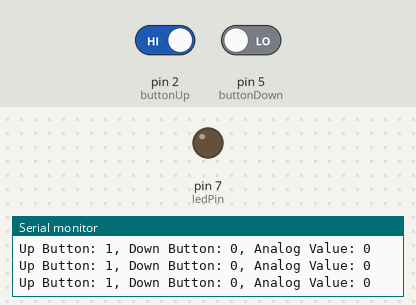
Bench run of a sketch on a simulated Arduino Uno, built with avr-gcc and run on an emulated ATmega328P. Shown: output pins drawn as LEDs (lit = HIGH), the last lines printed to the serial monitor. The inputs (shaded band) are chosen by the test bench; at power-on: pin 2 (buttonUp) HIGH, pin 5 (buttonDown) LOW.

Above: at 1.2 s.
1.3 s: pin 2 (buttonUp) driven LOW and pin 5 (buttonDown) driven HIGH
At 3.0 s:
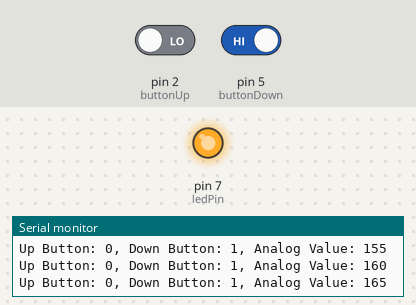
Timing chart, 0 to 4.5 s (numbered marks = the images above; inputs shaded):
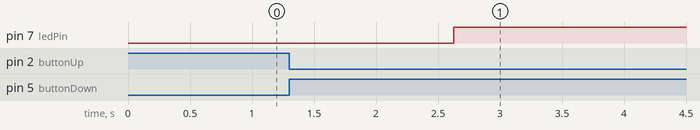

Measured:
- after the input at 1.3 s, pin 7 (ledPin): LOW → HIGH after 1.3 s

The sketch:

ButtonLED.ino
```cpp
 int ledPin = 7;
 int buttonUp=2;
 int buttonDown=5;
 int upVal;
 int downVal;
 int analogVal=0;
 int dt=50;
 int stepVal= 5;
void setup() {
  // put your setup code here, to run once:
  Serial.begin(2000000);
  pinMode(buttonUp, INPUT);
  pinMode(buttonDown, INPUT);
  pinMode(ledPin, OUTPUT);
}

void loop() {
  // put your main code here, to run repeatedly:
  upVal = digitalRead(buttonUp);
  downVal = digitalRead(buttonDown);
  Serial.print("Up Button: ");
  Serial.print(upVal);
  Serial.print(", Down Button: ");
  Serial.print(downVal);
  Serial.print(", Analog Value: ");
  Serial.println(analogVal);
  delay(dt);
  if (upVal==0 && downVal == 1) {if (analogVal<255) {analogVal +=stepVal;analogWrite(ledPin, analogVal);}}
  if (upVal==1 && downVal == 0) {if (analogVal>0) {analogVal -=stepVal;analogWrite(ledPin, analogVal);}}


}
```
